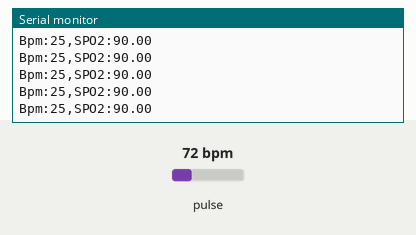
A sketch run on a simulated ESP32. Shown: the last lines printed to the serial monitor. Inputs (shaded band) come from the test bench; at power-on: pulse 72 bpm. WiFi joins after 1.5 s; servers stay silent unless stated.

Above: at 3.2 s.
3.3 s: pulse set to 42 bpm
At 4.3 s:
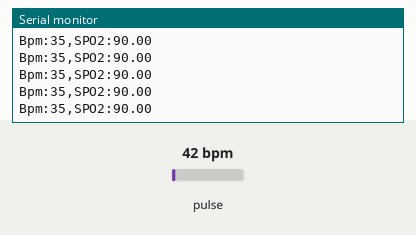
4.8 s: pulse set to 70 bpm
At 5.5 s:
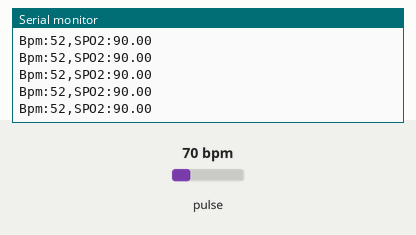
Timing chart, 0 to 7.8 s (numbered marks = the images above; inputs shaded):
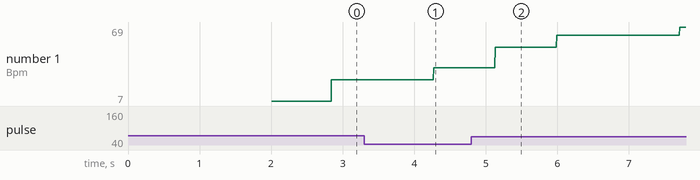

Measured:
- after the input at 3.3 s, the serial monitor: prints a new line after 0.97 s (image 1)
- after the input at 4.8 s, the serial monitor: prints a new line after 0.33 s (image 2)
- plotted number 1: 25 → 35 after the input at 3.3 s, 35 → 69 after the input at 4.8 s

The sketch:

02SPO2_BPM.ino
```cpp
#include <WiFi.h>
#include <HTTPClient.h>
#include "MAX30105.h"
#include "heartRate.h"

const char* ssid = "POCO X";
const char* password = "rizal111";
const char* serverName = "http://192.168.69.205:5000/sensor/data";

MAX30105 particleSensor;


const byte RATE_SIZE = 4; //Increase this for more averaging. 4 is good.
byte rates[RATE_SIZE]; //Array of heart rates
byte rateSpot = 0;
long lastBeat = 0; //Time at which the last beat occurred
float beatsPerMinute;
int beatAvg;

double avered = 0;
double aveir = 0;
double sumirrms = 0;
double sumredrms = 0;

double SpO2 = 0; //SPO2 value
double ESpO2 = 90.0;//SPO2 value minimum
double FSpO2 = 0.7; //filter factor for estimated SpO2
double frate = 0.95; //low pass filter for IR/red LED value to eliminate AC component
int i = 0;
int Num = 30;
#define FINGER_ON 7000
#define MINIMUM_SPO2 90.0

int Tonepin = 4;
void setup() {
  Serial.begin(115200);

  WiFi.begin(ssid, password);
  while (WiFi.status() != WL_CONNECTED) {
    delay(1000);
    Serial.println("Connecting to WiFi...");
  }
  Serial.println("Connected to WiFi");
  Serial.println("Initializing...");

  Serial.println("System Start");

  if (!particleSensor.begin(Wire, I2C_SPEED_FAST)) //Use default I2C port, 400kHz speed
  {
    Serial.println("MAX30102");
    while (1);
  }
  //Sesuaikan dengan preferensi masing"
  byte ledBrightness = 0x7F; // Options: 0=Off to 255=50mA
  byte sampleAverage = 4; //Options: 1, 2, 4, 8, 16, 32
  byte ledMode = 2; //Options: 1 = Red only(心跳), 2 = Red + IR(血氧)
  int sampleRate = 800; //Options: 50, 100, 200, 400, 800, 1000, 1600, 3200
  int pulseWidth = 215; //Options: 69, 118, 215, 411
  int adcRange = 16384; //Options: 2048, 4096, 8192, 16384
  // Set up the wanted parameters
  particleSensor.setup(ledBrightness, sampleAverage, ledMode, sampleRate, pulseWidth, adcRange); //Configure sensor with these settings
  particleSensor.enableDIETEMPRDY();

  particleSensor.setPulseAmplitudeRed(0x0A); //Turn Red LED to low to indicate sensor is running
  particleSensor.setPulseAmplitudeGreen(0); //Turn off Green LED
}

void loop() {
  long irValue = particleSensor.getIR();    //Reading the IR value it will permit us to know if there's a finger on the sensor or not
  if (irValue > FINGER_ON ) {
     if (checkForBeat(irValue) == true) {
      //Serial.print("Bpm="); Serial.println(beatAvg);
      long delta = millis() - lastBeat;
      lastBeat = millis();
      beatsPerMinute = 60 / (delta / 1000.0);
      if (beatsPerMinute < 255 && beatsPerMinute > 20) {

        rates[rateSpot++] = (byte)beatsPerMinute;
        rateSpot %= RATE_SIZE;
        beatAvg = 0;
        for (byte x = 0 ; x < RATE_SIZE ; x++) beatAvg += rates[x];
        beatAvg /= RATE_SIZE;
      }
    }

    uint32_t ir, red ;
    double fred, fir;
    particleSensor.check(); //Check the sensor, read up to 3 samples
    if (particleSensor.available()) {
      i++;
      ir = particleSensor.getFIFOIR();
      red = particleSensor.getFIFORed();
      //Serial.println("red=" + String(red) + ",IR=" + String(ir) + ",i=" + String(i));
      fir = (double)ir;//double
      fred = (double)red;//double
      aveir = aveir * frate + (double)ir * (1.0 - frate); //average IR level by low pass filter
      avered = avered * frate + (double)red * (1.0 - frate);//average red level by low pass filter
      sumirrms += (fir - aveir) * (fir - aveir);//square sum of alternate component of IR level
      sumredrms += (fred - avered) * (fred - avered); //square sum of alternate component of red level

      if ((i % Num) == 0) {
        double R = (sqrt(sumirrms) / aveir) / (sqrt(sumredrms) / avered);
        SpO2 = -23.3 * (R - 0.4) + 100;
        ESpO2 = FSpO2 * ESpO2 + (1.0 - FSpO2) * SpO2;//low pass filter
        if (ESpO2 <= MINIMUM_SPO2) ESpO2 = MINIMUM_SPO2; //indicator for finger detached
        if (ESpO2 > 100) ESpO2 = 99.9;
        //Serial.print(",SPO2="); Serial.println(ESpO2);
        sumredrms = 0.0; sumirrms = 0.0; SpO2 = 0;
        i = 0;
      }
      particleSensor.nextSample(); //We're finished with this sample so move to next sample
    }

    Serial.print("Bpm:" + String(beatAvg));

    if (beatAvg > 30)  Serial.println(",SPO2:" + String(ESpO2));
    else Serial.println(",SPO2:" + String(ESpO2));
  }
  else {
    for (byte rx = 0 ; rx < RATE_SIZE ; rx++) rates[rx] = 0;
    beatAvg = 0; rateSpot = 0; lastBeat = 0;
    avered = 0; aveir = 0; sumirrms = 0; sumredrms = 0;
    SpO2 = 0; ESpO2 = 90.0;
   }
}
void postData(float beatsPerMinute, double SpO2) {
  if (WiFi.status() == WL_CONNECTED) {
    HTTPClient http;
    http.begin(serverName);
    http.addHeader("Content-Type", "application/x-www-form-urlencoded");

    // Create form data
    char httpRequestData[100];
    sprintf(httpRequestData, "beatsPerMinute=%d&SpO2=%d", beatsPerMinute, SpO2);

    int httpResponseCode = http.POST(httpRequestData);

    if (httpResponseCode > 0) {
      String response = http.getString();
      Serial.println(httpResponseCode);
      Serial.println(response);
    } else {
      Serial.print("Error on sending POST: ");
      Serial.println(httpResponseCode);
    }
    http.end();
  } else {
    Serial.println("Error in WiFi connection");
  }
}
```
